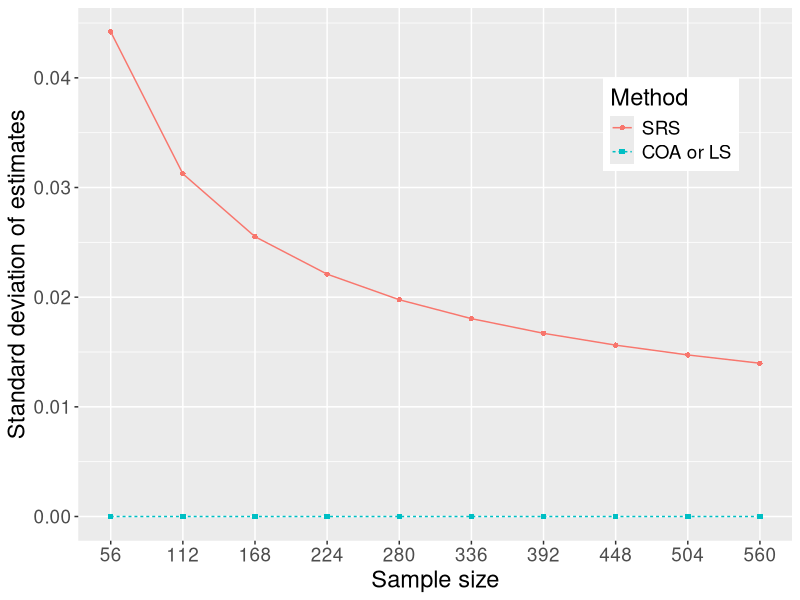

Reproduce this figure in R.
#########################################################
#################Code for Examples 1 and 3###############
#########################################################

library(ggplot2)

var_shape1<-c("SRS" =16,"COA or LS" = 15)
d_ex1<-8;m_ex1<-d_ex1*(d_ex1-1)*c(1:10)
var1_ex1<-(d_ex1-1)/m_ex1/d_ex1^2
var2_ex1<-rep(0,length(var1_ex1))
var1_ex1<-data.frame(var=var1_ex1,m=m_ex1,method='SRS')
var2_ex1<-data.frame(var=var2_ex1,m=m_ex1,method='COA or LS')

m_ex1_g<-seq(min(m_ex1),max(m_ex1),1)
var_ex1<-rbind(var1_ex1,var2_ex1)
var_ex1$m<-as.character(var_ex1$m)

#----------------Figure 1(a)---------------------
ggplot(data=var_ex1,aes(x=factor(m,level=m_ex1_g), y=sqrt(abs(var)),color=factor(method,levels=c('SRS','COA or LS')),group=factor(method,levels=c('SRS','COA or LS')),shape=factor(method,levels=c('SRS','COA or LS')),linetype=factor(method,levels=c('SRS','COA or LS'))))+
  geom_point()+geom_line()+
  scale_x_discrete(breaks=m_ex1,expand = expansion(0.05))+scale_shape_manual(values=var_shape1)+
  labs(x='Sample size',y='Standard deviation of estimates')+labs(color='Method')+labs(shape='Method')+labs(linetype='Method')+
  theme(legend.position=c(0.83,0.78),text=element_text(size = 17))
